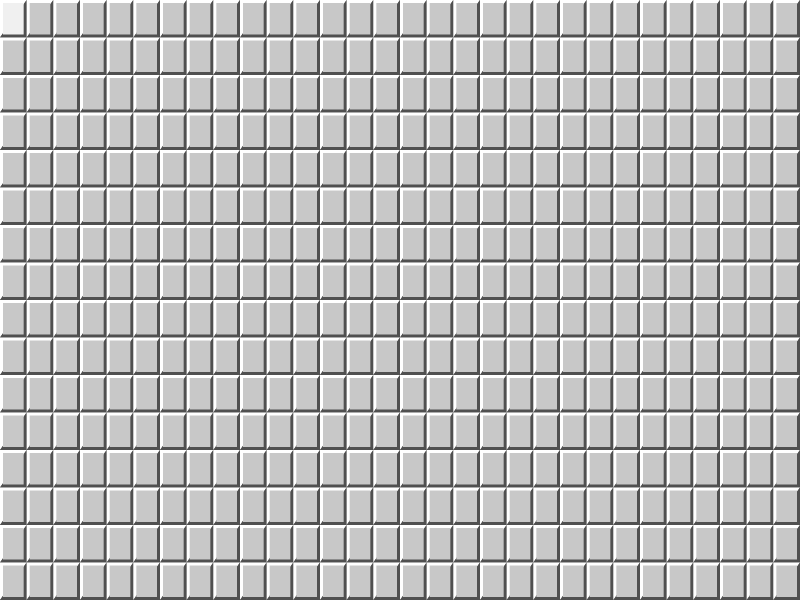
Frame 1 (no input)
Frame 60 (the mouse pressed at the canvas centre just before this capture): identical to frame 1, image omitted
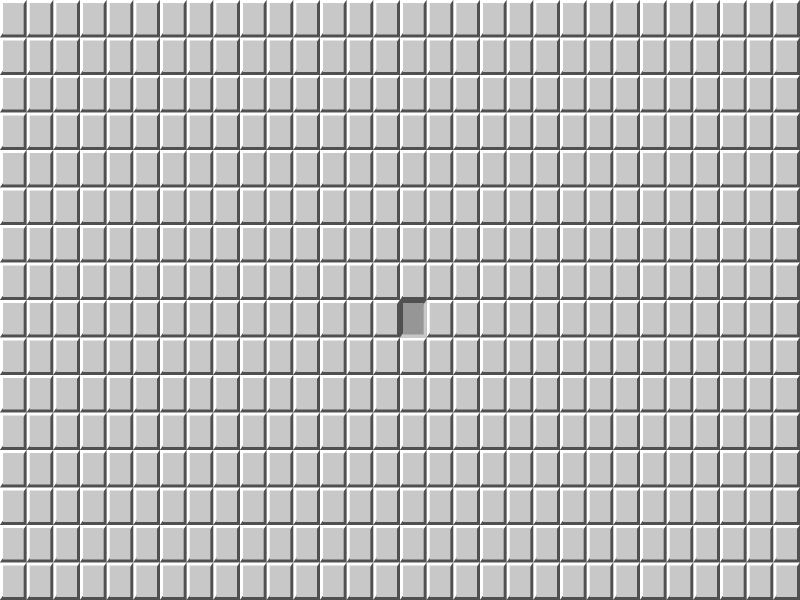
Frame 120 (the mouse held since frame 60 and released just before this capture)

The Processing sketch that drew these frames (run headless with seeded random() and noise(); from frame 60 on, the mouse is pressed at the canvas centre):

// Processing sketch: unnamed_code2
// ── unnamed_code2.pde
int grid_x, grid_y;
float square_w;
float square_h;
Square[][] squares;

// run once!
void setup(){
    size(800, 600);
    
    
    grid_x = 30;
    grid_y = 16;
    
    squares = new Square[grid_x][grid_y];

    square_w = width/ (float) grid_x;
    square_h = height/ (float) grid_y;
    
    for(int y=0; y<grid_y; ++y){
	for(int x=0; x<grid_x; ++x){
	    squares[x][y] = new Square(x*square_w, y*square_h);
	}
    }
    
}

// draw = loop's inf.
void draw(){
    background(100);
    for(int y=0; y<grid_y; ++y){
	for(int x=0; x<grid_x; ++x){
	    squares[x][y].draw();
	}
    }
}

class Square{
    PVector draw_loc;
    
    Square(float x, float y){
	draw_loc = new PVector(x, y);
    }

    // mouse "bounding box" collision trigger
    void draw(){
	noStroke();
	boolean mouse_on_square = mouseX >= draw_loc.x && 
	    mouseX < draw_loc.x + square_w &&
	    mouseY >= draw_loc.y && 
	    mouseY < draw_loc.y + square_h;
	
	if(mouse_on_square){
	    if(mousePressed){
		draw_square('l');
	    }
	    else{
		draw_square('d');
	    }
	}
	else {
	    draw_square('x');
	}
    }

    private void draw_square(char state){
	switch(state){
	case 'l':
	    // draw 2 triangles behind each square (the shading)
	    fill(80);
	    triangle(draw_loc.x, draw_loc.y,
		     draw_loc.x, draw_loc.y + square_h,
		     draw_loc.x + square_w, draw_loc.y);
	    fill(200);
	    triangle(draw_loc.x + square_w, draw_loc.y + square_h, 
		     draw_loc.x, draw_loc.y + square_h,
		     draw_loc.x + square_w, draw_loc.y);
	    // draw rect surface (button surface!)
	    fill(150);
	    rect(draw_loc.x + 3, draw_loc.y + 3, square_w-6, square_h -6);
	    break;
	case 'd':	
	    // draw 2 triangles behind each square (the shading)
	    fill(255);
	    triangle(draw_loc.x, draw_loc.y, 
		     draw_loc.x, draw_loc.y + square_h,
		     draw_loc.x + square_w, draw_loc.y);
	    fill(80);
	    triangle(draw_loc.x + square_w, draw_loc.y + square_h, 
		     draw_loc.x, draw_loc.y + square_h,
		     draw_loc.x + square_w, draw_loc.y);
	    // draw rect surface (button surface!)
	    fill(240);
	    rect(draw_loc.x + 3, draw_loc.y + 3, square_w-6, square_h -6);
	    break;
	default:
	    // draw 2 triangles behind each square (the shading)
	    fill(255);
	    triangle(draw_loc.x, draw_loc.y, 
		     draw_loc.x, draw_loc.y + square_h,
		     draw_loc.x + square_w, draw_loc.y);
	    fill(80);
	    triangle(draw_loc.x + square_w, draw_loc.y + square_h, 
		     draw_loc.x, draw_loc.y + square_h,
		     draw_loc.x + square_w, draw_loc.y);
	    // draw rect surface (button surface!)
	    fill(200);
	    rect(draw_loc.x + 3, draw_loc.y + 3, square_w-6, square_h -6);
	    break;
	}
    }
}
